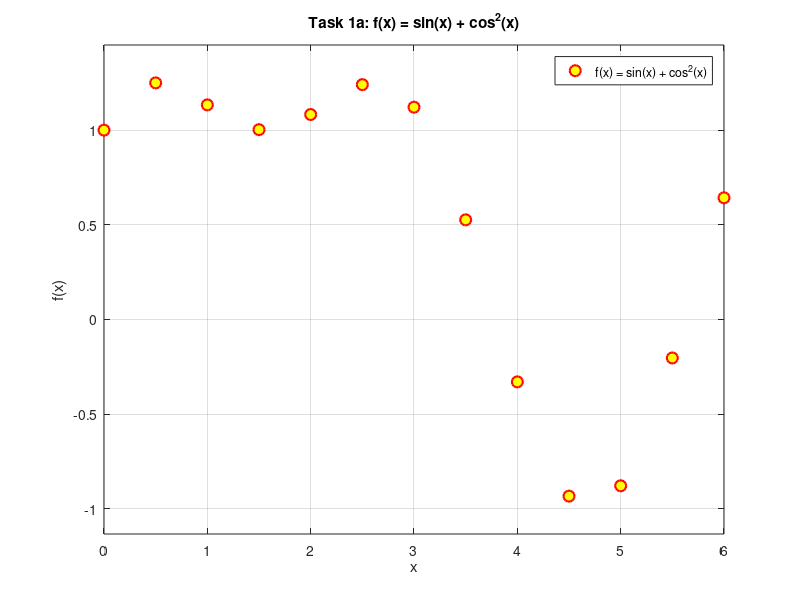
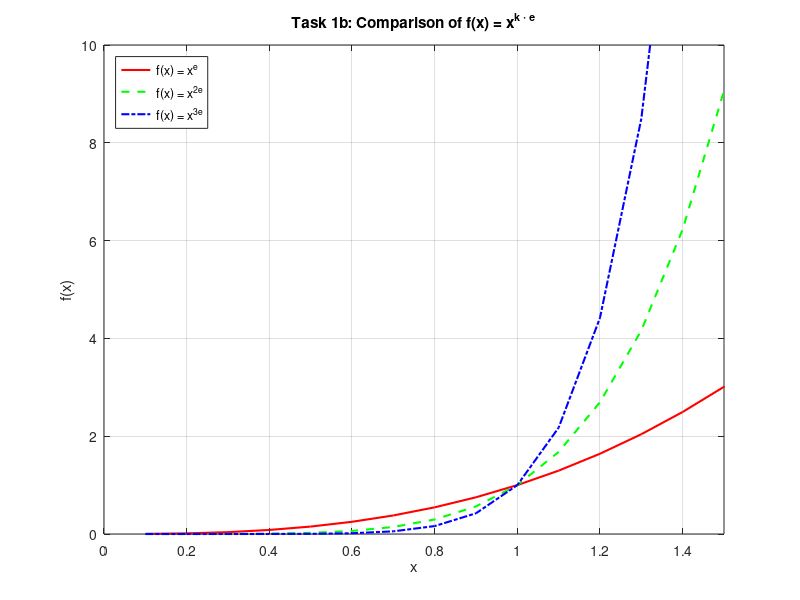
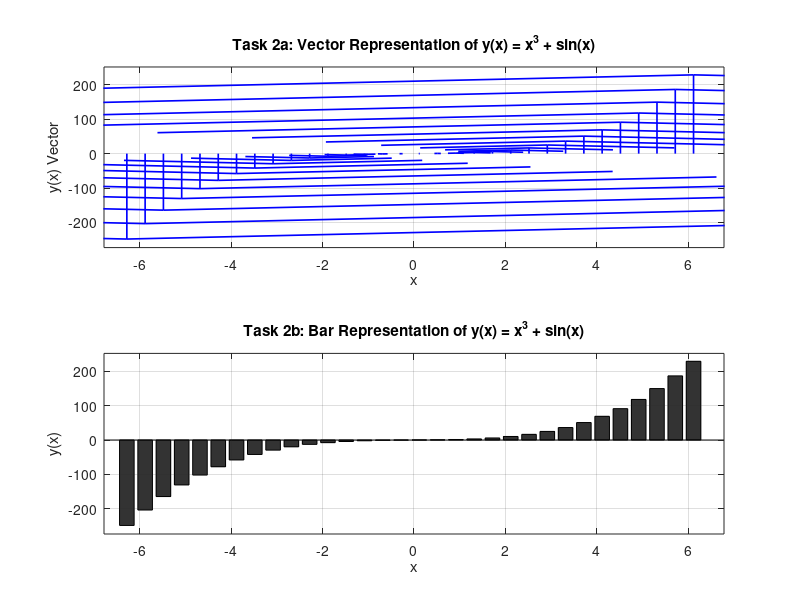

Write MATLAB code to recreate these figures, in order.
%% Laboratory Work 1: Preparation of 2D graphics (Variant 5)
clear; clc; close all;

%% -------------------------------------------------------------------
% Task 1: Creating 2-D graphs
% --------------------------------------------------------------------

% --- Task 1a ---
% Function: f(x) = sin(x) + cos^2(x)
% Range: x from 0 to 2*pi with step 0.5
x1 = 0:0.5:2*pi;
f1 = sin(x1) + (cos(x1)).^2;

figure(1);
% Red dots ('ro') with yellow center ('MarkerFaceColor', 'y')
plot(x1, f1, 'ro', 'MarkerEdgeColor', 'r', 'MarkerFaceColor', 'y', ...
     'MarkerSize', 8, 'LineWidth', 1.5);
grid on;
title('Task 1a: f(x) = sin(x) + cos^2(x)');
xlabel('x');
ylabel('f(x)');
legend('f(x) = sin(x) + cos^2(x)', 'Location', 'northeast');

% Set axis limits dynamically based on minimum and maximum values (Task 1c)
axis([min(x1), max(x1), min(f1)-0.2, max(f1)+0.2]);


% --- Task 1b & 1c ---
% Functions: f(x) = x^e, f(x) = x^(2e), f(x) = x^(3e)
% For common domain (x > 0), using x between 0 and 2*pi with step 0.1
x2 = 0.1:0.1:2*pi; 
f2_1 = x2.^exp(1);
f2_2 = x2.^(2*exp(1));
f2_3 = x2.^(3*exp(1));

figure(2);
plot(x2, f2_1, 'r-', 'LineWidth', 1.5); hold on;
plot(x2, f2_2, 'g--', 'LineWidth', 1.5);
plot(x2, f2_3, 'b-.', 'LineWidth', 1.5);
hold off;
grid on;

title('Task 1b: Comparison of f(x) = x^{k \cdot e}');
xlabel('x');
ylabel('f(x)');
legend('f(x) = x^e', 'f(x) = x^{2e}', 'f(x) = x^{3e}', 'Location', 'northwest');

% Set limits to cover the range where all functions are visible together
axis([0, 1.5, 0, 10]);


%% -------------------------------------------------------------------
% Task 2: Preparation of specialized plots
% --------------------------------------------------------------------

% Function: y(x) = x^3 + sin(x)
% Range: x from -2*pi to 2*pi
x3 = -2*pi : 0.4 : 2*pi;
y3 = x3.^3 + sin(x3);

% --- Task 2a: Vector representation on horizontal line using quiver ---
figure(3);
subplot(2, 1, 1);
% u = 0 (no horizontal length), v = y3 (vertical magnitude/direction)
quiver(x3, zeros(size(x3)), zeros(size(x3)), y3, 0, 'b', 'LineWidth', 1.2);
grid on;
title('Task 2a: Vector Representation of y(x) = x^3 + sin(x)');
xlabel('x');
ylabel('y(x) Vector');
axis([-2*pi-0.5, 2*pi+0.5, min(y3)*1.1, max(y3)*1.1]);

% --- Task 2b: Bar representation ---
subplot(2, 1, 2);
bar(x3, y3, 'FaceColor', [0.2 0.2 0.2]); % Dark gray bars matching example
grid on;
title('Task 2b: Bar Representation of y(x) = x^3 + sin(x)');
xlabel('x');
ylabel('y(x)');
axis([-2*pi-0.5, 2*pi+0.5, min(y3)*1.1, max(y3)*1.1]);
